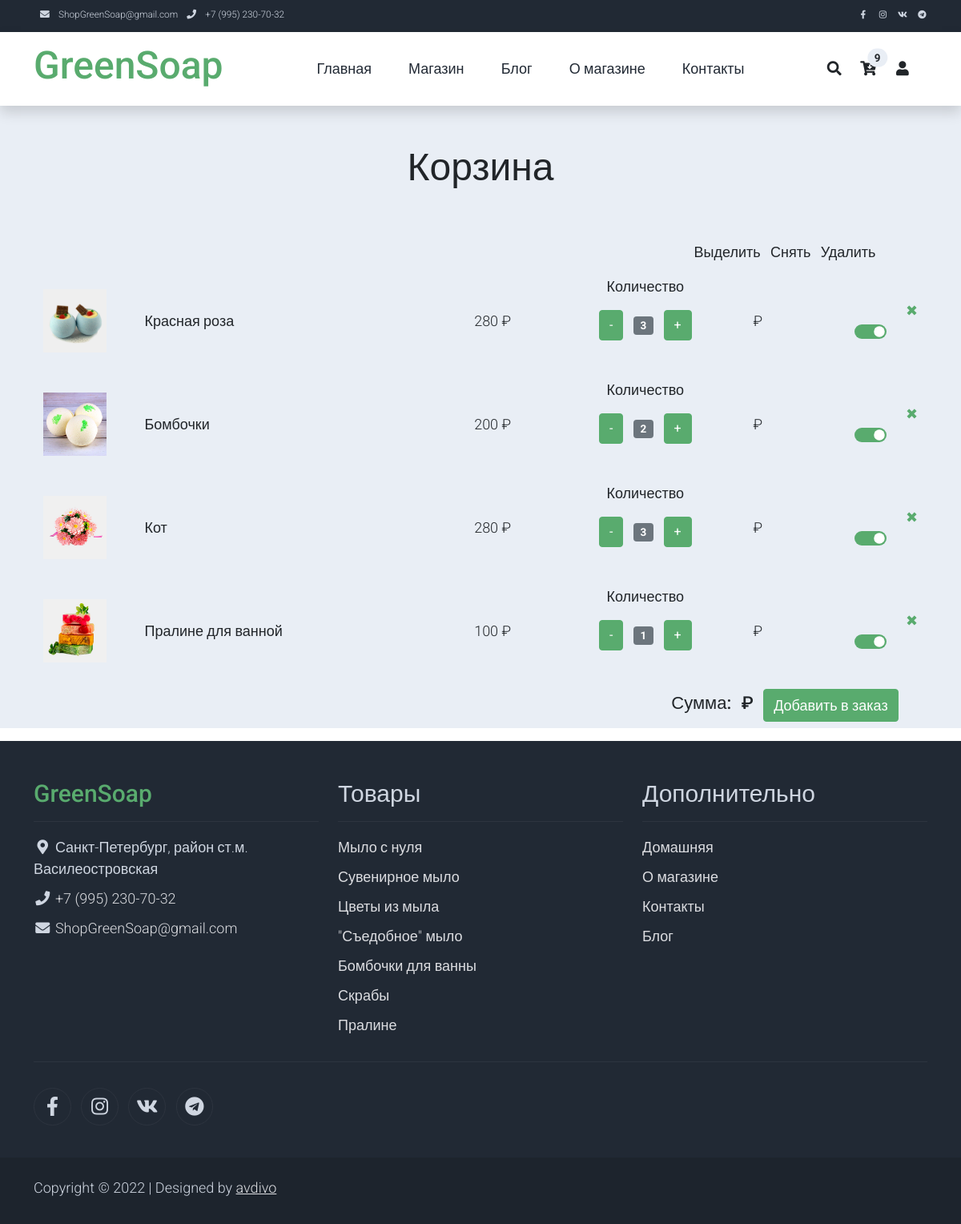
/basket/ (signed in), run on the app's committed database.
### profile/models.py (models this page shows, shortened)
class Profile(models.Model):
    patronymic = models.CharField(max_length=64, blank=True, verbose_name=u'Отчество')  # Отчество
    phoneNumberRegex = RegexValidator(regex=r"^\+?1?\d{8,15}$")
    phoneNumber = models.CharField(validators=[phoneNumberRegex], blank=True, max_length=16, verbose_name=u'Телефон') # Номер телефона
    address = models.CharField(max_length=128, blank=True, verbose_name=u'Адрес доставки')  # Адрес
    basket = models.CharField(max_length=256, blank=True, verbose_name=u'Корзина')  # Корзина: товар: количество в формате словаря
    user = models.OneToOneField(settings.AUTH_USER_MODEL, on_delete=models.CASCADE)
    class Meta:
        verbose_name = 'Профиль пользователя'
        verbose_name_plural = 'Профили пользователей'

### product/models.py (models this page shows, shortened)
class Product(models.Model):
    name = models.CharField(max_length=128, verbose_name=u'Название')  # Название товара
    category = models.ForeignKey(Category, on_delete=models.PROTECT,
                                 verbose_name=u'Категория')  # К какой категории относится товар
    alias = models.CharField(max_length=64, blank=False, unique=True, default='!!!', verbose_name=u'Псевдоним')  # Псевдоним поля
    holiday = models.ManyToManyField(Holiday, default='1', blank=False,
                                 verbose_name=u'Праздник')  # К какому празднику подходит товар
    description = models.TextField(blank=True, verbose_name=u'Описание')  # Описание товара
    price = models.IntegerField(default=0, verbose_name=u'Цена')  # Цена за единицу
    quantity = models.IntegerField(default=0, verbose_name=u'Остаток')  # Остаток на складе
    popular = models.IntegerField(default=0, verbose_name=u'Популярность')  # Популярность товара
    discount = models.IntegerField(default=0, verbose_name=u'Скидка')  # Скидка (сумма скидки, не %)
    active = models.BooleanField(default=True, verbose_name=u'Активен')  # Товар Активен
    article = models.CharField(max_length=8,
                               blank=True, default=None,
                               verbose_name=u'Артикль')  # Артикль (получается с применением префикса PRODUCT_PREFIX)
    class Meta:
        verbose_name = 'Товар'
        verbose_name_plural = 'Товары'
    @property
    def actual_price(self):
        return self.price - self.discount if self.active else 0

### shop/views.py (the view, shortened to what this page needs)
# urls.py: path('basket/', basket, name='basket'),
def basket(request, new_basket=None):
    request.session['return'] = 'basket'  # Запоминаем последнюю страницу
    request.session.modified = True  # Без этого сессии с Ajax не сохраняются
    basket = get_basket(request)  # Получаем корзину в виде словаря
    products = []  # Список товаров в корзине
    for id, quantity in basket.items():
        products.append(Product.objects.get(id=id))
        products[-1].quantity = quantity  # Добавляем свойство с количеством товаров
    products = select_main_photo(products)
    return render(request, 'basket.html', locals())

### templates/basket.html (shortened to what this page needs)
{% extends 'base.html' %}
{% load static %}
{% block head_plus %}
 <link rel="stylesheet" href="{% static '/css/custom.css' %}">
{% endblock head_plus %}
{% block content %}
<div class="all bg-light">
    <div class="container-fluid py-5">
        <div class="row">
            <div class="col-md-6 m-auto text-center">
                <h1 class="h1">Корзина</h1>
            </div>
        </div>
    </div>
    <div class="table">
        <div class="container">
            <div class="row justify-content-end">
                <div class="col-md-4 text-center">
                    <li class="list-inline-item">
                        <a class="h6 text-dark text-decoration-none mr-3" id="select" href="#">Выделить</a>
                    </li>
                    <li class="list-inline-item">
                        <a class="h6 text-dark text-decoration-none mr-3" id="clear" href="#">Снять</a>
                    </li>
                    <li class="list-inline-item">
                        <a class="h6 text-dark text-decoration-none mr-3" id="delete" href="#">Удалить</a>
                    </li>
                </div>
            </div>
            {% if products %}
            {% for product in products %}
            <div class="row" id="row_{{ product.id }}">
                <div class="col-md-1 m-auto text-center">
                    <img {% if not product.active %} style="filter: brightness(40%);" {% endif %} class="card-img rounded-0 img-fluid" src="{{ product.photo }}">
                </div>
                <div class="col-md-4 m-auto">
                    <a href="{% url 'shop-single' product.alias %}" class="h4 text-dark text-decoration-none">{{ product.name }}</a>
                </div>
                <div class="col-md-1 m-auto">
                    <span id="price_{{ product.id }}">{{ product.actual_price }}</span> &#x20bd;
                </div>
                <div class="col-md-2 m-auto text-center">
                    <div class="">
                        <ul class="list-inline pb-3">
                            <li>
                                <p>Количество</p>
                            </li>
                            <li class="list-inline-item"><span class="btn btn-success" name="btn-minus" id="{{ product.id }}">-</span></li>
                            <li class="list-inline-item"><span class="badge bg-secondary" id="var-value_{{ product.id }}">{{ product.quantity }}</span></li>
                            <li class="list-inline-item"><span class="btn btn-success" name="btn-plus" id="{{ product.id }}">+</span></li>
                        </ul>
                    </div>
                </div>
                <div class="col-md-1 m-auto">
                    <span id="sum_{{ product.id }}">0</span> &#x20bd;
                </div>
                <div class="col-md-1 m-auto">
                    <div align="right"><a class="manag text-decoration-none" href="#" id="{{ product.id }}"> &#10006; </a></div>
                    <div class="form-switch">
                        <input class="form-check-input" type="checkbox" name="{{ product.id }}" id="switch_{{ product.id }}" checked>
                    </div>
                </div>
            </div>
            {% endfor %}
            <div class="row justify-content-end">
                <div class="col-md-4 text-center">
                    <li class="list-inline-item">
                        <span class="h3">Сумма:</span>
                    </li>
                    <li class="list-inline-item">
                        <span class="h3"><span id="total_sum">0</span> &#x20bd;</span>
                    </li>
                    <li class="list-inline-item">
                        <a class="btn btn-success" name="send">Добавить в заказ</a>
                    </li>
                </div>
            </div>
            {% endif %}
        </div>
    </div>
</div>
{% endblock content %}

### templates/base.html (shortened to what this page needs)
<!DOCTYPE html>
{% load user_tags %}
{% load static %}
<html lang="ru">
<head>
    <link rel="stylesheet" href="{% static 'css/bootstrap.min.css' %}">
    <link rel="stylesheet" href="{% static '/css/templatemo.css' %}">
    <link rel="stylesheet" href="{% static '/css/custom.css' %}">
    <link rel="stylesheet" href="{% static '/css/fontawesome.min.css' %}">
    {% block head_plus %}{% endblock head_plus %}
</head>
<body>
    <nav class="navbar navbar-expand-lg bg-dark navbar-light d-none d-lg-block" id="templatemo_nav_top">
        <div class="container text-light">
            <div class="w-100 d-flex justify-content-between">
                <div>
                    <i class="fa fa-envelope mx-2"></i>
                    <a class="navbar-sm-brand text-light text-decoration-none" href="mailto:shopgreensoap@gmail.com">ShopGreenSoap@gmail.com</a>
                    <i class="fa fa-phone mx-2"></i>
                    <a class="navbar-sm-brand text-light text-decoration-none" href="tel:+79952307032">+7 (995) 230-70-32</a>
                </div>
                <div>
                    <a class="text-light" href="https://www.facebook.com/groups/276564540855562/" target="_blank" rel="sponsored"><i class="fab fa-facebook-f fa-sm fa-fw me-2"></i></a>
                    <a class="text-light" href="https://www.instagram.com/greensoap.ru" target="_blank"><i class="fab fa-instagram fa-sm fa-fw me-2"></i></a>
                    <a class="text-light" href="https://vk.com/green_soap/" target="_blank"><i class="fab fa-vk fa-sm fa-fw me-2"></i></a>
                    <a class="text-light" href="https://t.me/soapgift/" target="_blank"><i class="fab fa-telegram fa-sm fa-fw"></i></a>
                </div>
            </div>
        </div>
    </nav>
    <nav class="navbar navbar-expand-lg navbar-light shadow">
        <div class="container d-flex justify-content-between align-items-center">
            <a class="navbar-brand text-success logo h1 align-self-center" href="{% url 'index' %}">
                GreenSoap
            </a>
            <div class="align-self-center collapse navbar-collapse flex-fill  d-lg-flex justify-content-lg-between" id="templatemo_main_nav">
                <div class="flex-fill">
                    <ul class="nav navbar-nav d-flex justify-content-between mx-lg-auto">
                        <li class="nav-item">
                            <a class="nav-link" href="{% url 'index' %}">Главная</a>
                        </li>
                        <li class="nav-item">
                            <a class="nav-link" href="{% url 'shop' %}">Магазин</a>
                        </li>
                        <li class="nav-item">
                            <a class="nav-link" href="{% url 'contact' %}">Блог</a>
                        </li>
                       <li class="nav-item">
                            <a class="nav-link" href="{% url 'about' %}">О магазине</a>
                        </li>
                        <li class="nav-item">
                            <a class="nav-link" href="{% url 'contact' %}">Контакты</a>
                        </li>
                    </ul>
                </div>
                <div class="navbar align-self-center d-flex">
                    <a class="nav-icon d-none d-lg-inline" href="#" data-bs-toggle="modal" data-bs-target="#templatemo_search">
                        <i class="fa fa-fw fa-search text-dark mr-2"></i>
                    </a>
                    <a class="nav-icon position-relative text-decoration-none" href="{% url 'basket' %}">
                        <i class="fa fa-fw fa-cart-arrow-down text-dark mr-1"></i>
                        <span id='quantity_in_basket' class="position-absolute top-0 left-100 translate-middle badge rounded-pill bg-light text-dark">{% basket_count %}</span>
                    </a>
                    <a class="nav-icon position-relative text-decoration-none" href="{% url 'profile' %}">
                        <i class="fa fa-fw fa-user text-dark mr-3"></i>
                    </a>
                </div>
            </div>
        </div>
    </nav>
    {% block content %}{% endblock content %}
    <footer class="bg-dark" id="tempaltemo_footer">
        <div class="container">
            <div class="row">
                <div class="col-md-4 pt-5">
                    <h2 class="h2 text-success border-bottom pb-3 border-light logo">GreenSoap</h2>
                    <ul class="list-unstyled text-light footer-link-list">
                        <li>
                            <i class="fas fa-map-marker-alt fa-fw"></i>
                            Санкт-Петербург, район ст.м. Василеостровская
                        </li>
                        <li>
                            <i class="fa fa-phone fa-fw"></i>
                            <a class="text-decoration-none" href="tel:+79952307032">+7 (995) 230-70-32</a>
                        </li>
                        <li>
                            <i class="fa fa-envelope fa-fw"></i>
                            <a class="text-decoration-none" href="mailto:shopgreensoap@gmail.com">ShopGreenSoap@gmail.com</a>
                        </li>
                    </ul>
                </div>
                <div class="col-md-4 pt-5">
                    <h2 class="h2 text-light border-bottom pb-3 border-light">Товары</h2>
                    <ul class="list-unstyled text-light footer-link-list">
                        <li><a class="text-decoration-none" href="{% url 'shop' 'mylo_s_nulya' %}">Мыло с нуля</a></li>
                        <li><a class="text-decoration-none" href="{% url 'shop' 'suvenirnoe_mylo' %}">Сувенирное мыло</a></li>
                        <li><a class="text-decoration-none" href="{% url 'shop' 'cvety' %}">Цветы из мыла</a></li>
                        <li><a class="text-decoration-none" href="{% url 'shop' 'vkusnyashki' %}">"Съедобное" мыло</a></li>
                        <li><a class="text-decoration-none" href="{% url 'shop' 'bombochki' %}">Бомбочки для ванны</a></li>
                        <li><a class="text-decoration-none" href="{% url 'shop' 'skraby' %}">Скрабы</a></li>
                        <li><a class="text-decoration-none" href="{% url 'shop' 'praline' %}">Пралине</a></li>
                    </ul>
                </div>
                <div class="col-md-4 pt-5">
                    <h2 class="h2 text-light border-bottom pb-3 border-light">Дополнительно</h2>
                    <ul class="list-unstyled text-light footer-link-list">
                        <li><a class="text-decoration-none" href="{% url 'index' %}">Домашняя</a></li>
                        <li><a class="text-decoration-none" href="{% url 'about' %}">О магазине</a></li>
                        <li><a class="text-decoration-none" href="{% url 'contact' %}">Контакты</a></li>
                        <li><a class="text-decoration-none" href="{% url 'index' %}">Блог</a></li>
                    </ul>
                </div>
            </div>
            <div class="row text-light mb-4">
                <div class="col-12 mb-3">
                    <div class="w-100 my-3 border-top border-light"></div>
                </div>
                <div class="col-auto me-auto">
                    <ul class="list-inline text-left footer-icons">
                        <li class="list-inline-item border border-light rounded-circle text-center">
                            <a class="text-light text-decoration-none" target="_blank" href="https://www.facebook.com/groups/276564540855562/"><i class="fab fa-facebook-f fa-lg fa-fw"></i></a>
                        </li>
                        <li class="list-inline-item border border-light rounded-circle text-center">
                            <a class="text-light text-decoration-none" target="_blank" href="https://www.instagram.com/greensoap.ru"><i class="fab fa-instagram fa-lg fa-fw"></i></a>
                        </li>
                        <li class="list-inline-item border border-light rounded-circle text-center">
                            <a class="text-light text-decoration-none" target="_blank" href="https://vk.com/green_soap/"><i class="fab fa-vk fa-lg fa-fw"></i></a>
                        </li>
                        <li class="list-inline-item border border-light rounded-circle text-center">
                            <a class="text-light text-decoration-none" target="_blank" href="https://t.me/soapgift/"><i class="fab fa-telegram fa-lg fa-fw"></i></a>
                        </li>
                    </ul>
                </div>
                <div class="col-auto">
                </div>
            </div>
        </div>
        <div class="w-100 bg-black py-3">
            <div class="container">
                <div class="row pt-2">
                    <div class="col-12">
                        <p class="text-left text-light">
                            Copyright &copy; 2022
                            | Designed by <a rel="sponsored" href="mailto:shopgreensoap@gmail.com">avdivo</a>
                        </p>
                    </div>
                </div>
            </div>
        </div>
    </footer>
</body>
</html>

### data on the page
Product: shows a picture, name "Красная роза", actual_price "280", quantity "3"
Product: shows a picture, name "Бомбочки", actual_price "200", quantity "2"
Product: shows a picture, name "Кот", actual_price "280", quantity "3"
Product: shows a picture, name "Пралине для ванной", actual_price "100", quantity "1"
